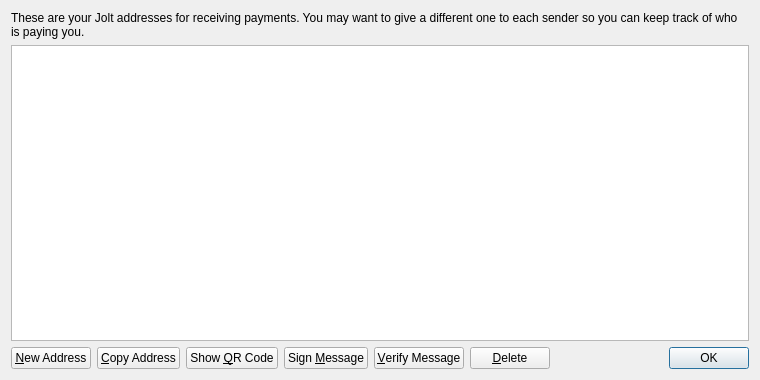
<?xml version="1.0" encoding="UTF-8"?>
<ui version="4.0">
 <class>AddressBookPage</class>
 <widget class="QWidget" name="AddressBookPage">
  <property name="geometry">
   <rect>
    <x>0</x>
    <y>0</y>
    <width>760</width>
    <height>380</height>
   </rect>
  </property>
  <property name="windowTitle">
   <string>Address Book</string>
  </property>
  <layout class="QVBoxLayout" name="verticalLayout">
   <item>
    <widget class="QLabel" name="labelExplanation">
     <property name="text">
      <string>These are your Jolt addresses for receiving payments. You may want to give a different one to each sender so you can keep track of who is paying you.</string>
     </property>
     <property name="textFormat">
      <enum>Qt::PlainText</enum>
     </property>
     <property name="wordWrap">
      <bool>true</bool>
     </property>
    </widget>
   </item>
   <item>
    <widget class="QTableView" name="tableView">
     <property name="contextMenuPolicy">
      <enum>Qt::CustomContextMenu</enum>
     </property>
     <property name="toolTip">
      <string>Double-click to edit address or label</string>
     </property>
     <property name="tabKeyNavigation">
      <bool>false</bool>
     </property>
     <property name="alternatingRowColors">
      <bool>true</bool>
     </property>
     <property name="selectionMode">
      <enum>QAbstractItemView::SingleSelection</enum>
     </property>
     <property name="selectionBehavior">
      <enum>QAbstractItemView::SelectRows</enum>
     </property>
     <property name="sortingEnabled">
      <bool>true</bool>
     </property>
     <attribute name="verticalHeaderVisible">
      <bool>false</bool>
     </attribute>
    </widget>
   </item>
   <item>
    <layout class="QHBoxLayout" name="horizontalLayout">
     <item>
      <widget class="QPushButton" name="newAddressButton">
       <property name="toolTip">
        <string>Create a new address</string>
       </property>
       <property name="text">
        <string>&amp;New Address</string>
       </property>
       <property name="icon">
        <iconset resource="../bitcoin.qrc">
         <normaloff>:/icons/add</normaloff>:/icons/add</iconset>
       </property>
      </widget>
     </item>
     <item>
      <widget class="QPushButton" name="copyToClipboard">
       <property name="toolTip">
        <string>Copy the currently selected address to the system clipboard</string>
       </property>
       <property name="text">
        <string>&amp;Copy Address</string>
       </property>
       <property name="icon">
        <iconset resource="../bitcoin.qrc">
         <normaloff>:/icons/editcopy</normaloff>:/icons/editcopy</iconset>
       </property>
      </widget>
     </item>
     <item>
      <widget class="QPushButton" name="showQRCode">
       <property name="text">
        <string>Show &amp;QR Code</string>
       </property>
       <property name="icon">
        <iconset resource="../bitcoin.qrc">
         <normaloff>:/icons/qrcode</normaloff>:/icons/qrcode</iconset>
       </property>
      </widget>
     </item>
     <item>
      <widget class="QPushButton" name="signMessage">
       <property name="toolTip">
        <string>Sign a message to prove you own a Jolt address</string>
       </property>
       <property name="text">
        <string>Sign &amp;Message</string>
       </property>
       <property name="icon">
        <iconset resource="../bitcoin.qrc">
         <normaloff>:/icons/edit</normaloff>:/icons/edit</iconset>
       </property>
      </widget>
     </item>
     <item>
      <widget class="QPushButton" name="verifyMessage">
       <property name="toolTip">
        <string>Verify a message to ensure it was signed with a specified Jolt address</string>
       </property>
       <property name="text">
        <string>&amp;Verify Message</string>
       </property>
       <property name="icon">
        <iconset resource="../bitcoin.qrc">
         <normaloff>:/icons/transaction_0</normaloff>:/icons/transaction_0</iconset>
       </property>
      </widget>
     </item>
     <item>
      <widget class="QPushButton" name="deleteButton">
       <property name="toolTip">
        <string>Delete the currently selected address from the list</string>
       </property>
       <property name="text">
        <string>&amp;Delete</string>
       </property>
       <property name="icon">
        <iconset resource="../bitcoin.qrc">
         <normaloff>:/icons/remove</normaloff>:/icons/remove</iconset>
       </property>
      </widget>
     </item>
     <item>
      <spacer name="horizontalSpacer">
       <property name="orientation">
        <enum>Qt::Horizontal</enum>
       </property>
       <property name="sizeHint" stdset="0">
        <size>
         <width>40</width>
         <height>20</height>
        </size>
       </property>
      </spacer>
     </item>
     <item>
      <widget class="QDialogButtonBox" name="buttonBox">
       <property name="sizePolicy">
        <sizepolicy hsizetype="Maximum" vsizetype="Fixed">
         <horstretch>0</horstretch>
         <verstretch>0</verstretch>
        </sizepolicy>
       </property>
       <property name="standardButtons">
        <set>QDialogButtonBox::Ok</set>
       </property>
      </widget>
     </item>
    </layout>
   </item>
  </layout>
 </widget>
 <resources>
  <include location="../bitcoin.qrc"/>
 </resources>
 <connections/>
</ui>
